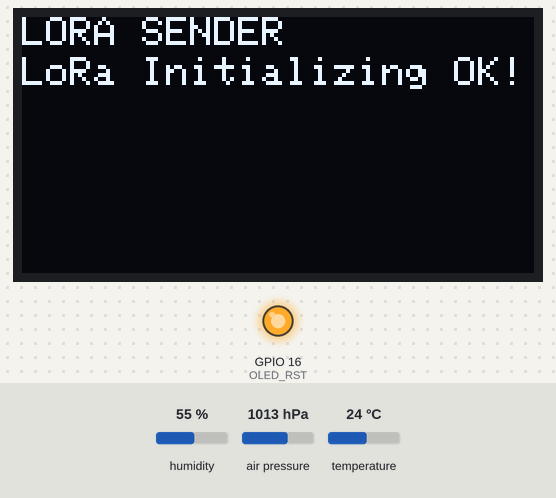
Recording of a sketch running on a simulated ESP32. Shown: 128×64 one-colour display, output pins drawn as LEDs (lit = HIGH). The test bench sets the inputs (shaded band); at power-on: humidity 55 %, air pressure 1013 hPa, temperature 24 °C. No radio packets arrive unless stated; what the sketch prints to the serial monitor is not drawn.

Above: at 0.2 s.
At 2.3 s:
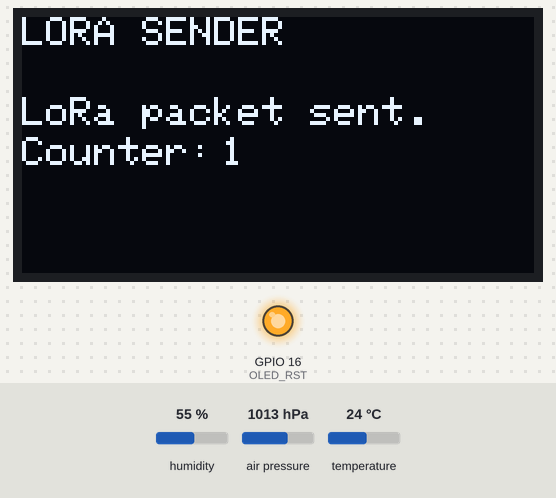
At 12.3 s:
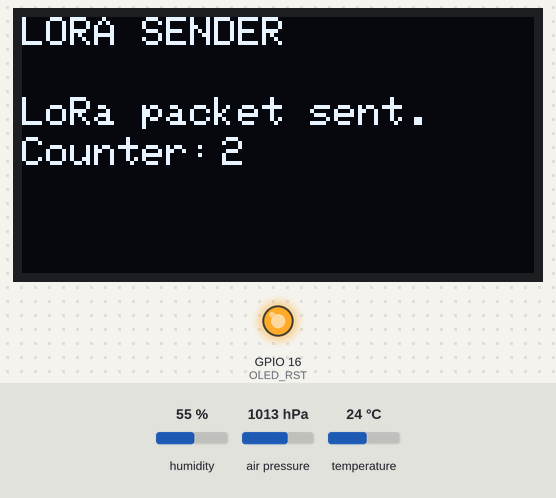
At 32.5 s:
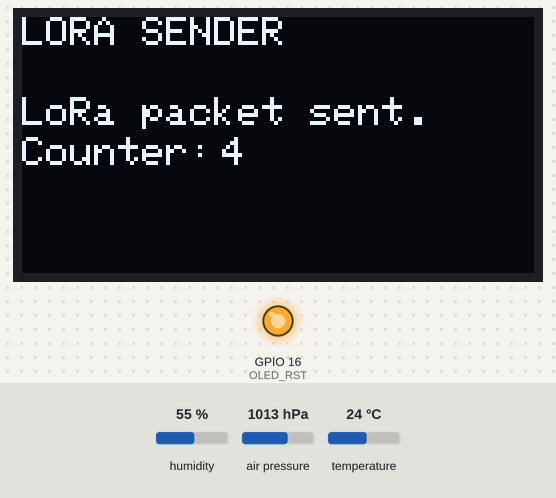

Measured:
- what the display in image 0 shows lasts 2.1 s, from 0.1 s to 2.2 s
- what the display in image 1 shows lasts 10.1 s, from 2.2 s to 12.3 s

The sketch:

Edicion_de_chatgpt_del_c_digo_holamundo.ino
```cpp
//Libraries for Sensor BME280
#include <Wire.h>
#include <SPI.h>
#include <Adafruit_Sensor.h>
#include <Adafruit_BME280.h>

//Libraries for LoRa
#include <LoRa.h>

//Libraries for OLED Display
#include <Adafruit_GFX.h>
#include <Adafruit_SSD1306.h>

//define the pins used by the LoRa transceiver module
#define SCK 5
#define MISO 19
#define MOSI 27
#define SS 18
#define RST 14
#define DIO0 26

//433E6 for Asia
//866E6 for Europe
//915E6 for North America
#define BAND 866E6

//OLED pins
#define OLED_SDA 4
#define OLED_SCL 15
#define OLED_RST 16
#define SCREEN_WIDTH 128 // OLED display width, in pixels
#define SCREEN_HEIGHT 64 // OLED display height, in pixels

//packet counter
int counter = 1;

//Sensor BME280
Adafruit_BME280 bme;

//OLED display
Adafruit_SSD1306 display(SCREEN_WIDTH, SCREEN_HEIGHT, &Wire, OLED_RST);

void setup_bme280(){

	/* Default settings from datasheet. */
	bme.settings.commInterface = I2C_MODE;
	bme.settings.I2CAddress = 0x76;
	bme.settings.runMode = 3; //Normal mode
	bme.settings.tStandby = 0;
	bme.settings.filter = 4;
	bme.settings.tempOverSample = 5;
	bme.settings.pressOverSample = 5;
	bme.settings.humidOverSample = 5;

	//Initialize BME280 sensor
	if (!bme.begin(bme.settings)) {
		Serial.println("Could not find a valid BME280 sensor, check wiring!");
		while (1);
	}
}

void setup() {

  //reset OLED display via software
  pinMode(OLED_RST, OUTPUT);
  digitalWrite(OLED_RST, LOW);
  delay(20);
  digitalWrite(OLED_RST, HIGH);

  //initialize OLED
  Wire.begin(OLED_SDA, OLED_SCL);
  if(!display.begin(SSD1306_SWITCHCAPVCC, 0x3c, false, false)) { // Address 0x3C for 128x32
	Serial.println(F("SSD1306 allocation failed"));
	for(;;); // Don't proceed, loop forever
  }

  display.clearDisplay();
  display.setTextColor(WHITE);
  display.setTextSize(1);
  display.setCursor(0,0);
  display.print("LORA SENDER ");
  display.display();

  //initialize Serial Monitor
  Serial.begin(115200);

  //Initialize BME280 sensor
  setup_bme280();

  Serial.println("LoRa Sender Test");

  //SPI LoRa pins
  SPI.begin(SCK, MISO, MOSI, SS);
  //setup LoRa transceiver module
  LoRa.setPins(SS, RST, DIO0);

  if (!LoRa.begin(BAND)) {
	Serial.println("Starting LoRa failed!");
	while (1);
  }
  Serial.println("LoRa Initializing OK!");
  display.setCursor(0,10);
  display.print("LoRa Initializing OK!");
  display.display();
  delay(2000);
}

void loop() {

  Serial.print("Sending message: ");
  Serial.println(counter);
  //Send temperature, humidity and pressure

  //Send LoRa packet to receiver
  LoRa.beginPacket();
  LoRa.print("Temperature: ");
  LoRa.print(bme.readTemperature());
  LoRa.print("*C");
  LoRa.print(" Humidity: ");
  LoRa.print(bme.readHumidity());
  LoRa.print("%");
  LoRa.print(" Pressure: ");
  LoRa.print(bme.readPressure());
  LoRa.print("Pa");
  LoRa.endPacket();

  display.clearDisplay();
  display.setCursor(0,0);
  display.println("LORA SENDER");
  display.setCursor(0,20);
  display.setTextSize(1);
  display.print("LoRa packet sent.");
  display.setCursor(0,30);
  display.print("Counter:");
  display.setCursor(50,30);
  display.print(counter);
  display.display();

  counter++;

  delay(10000);
}
```
